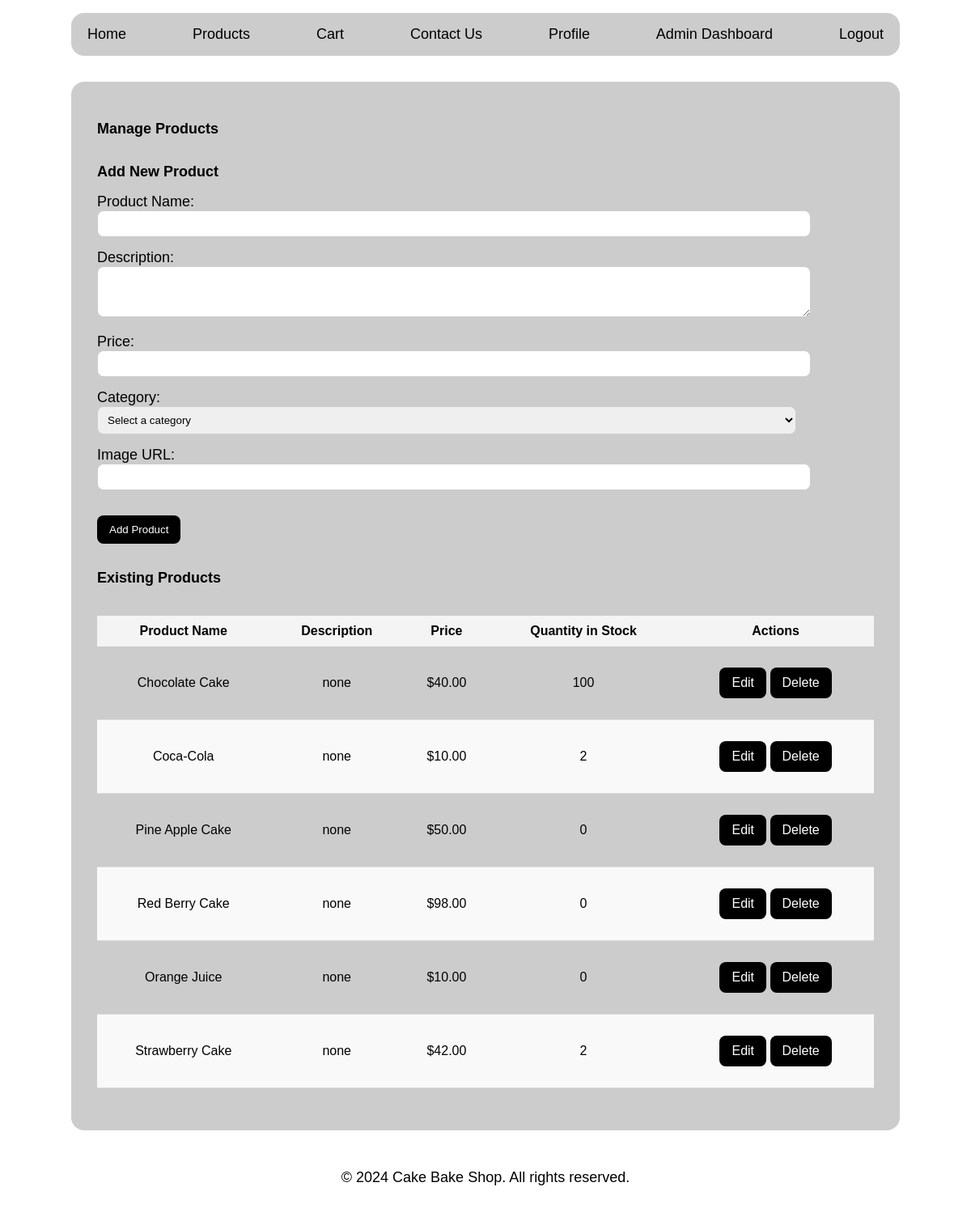
The app's page /manage_products.php (signed in), older data.
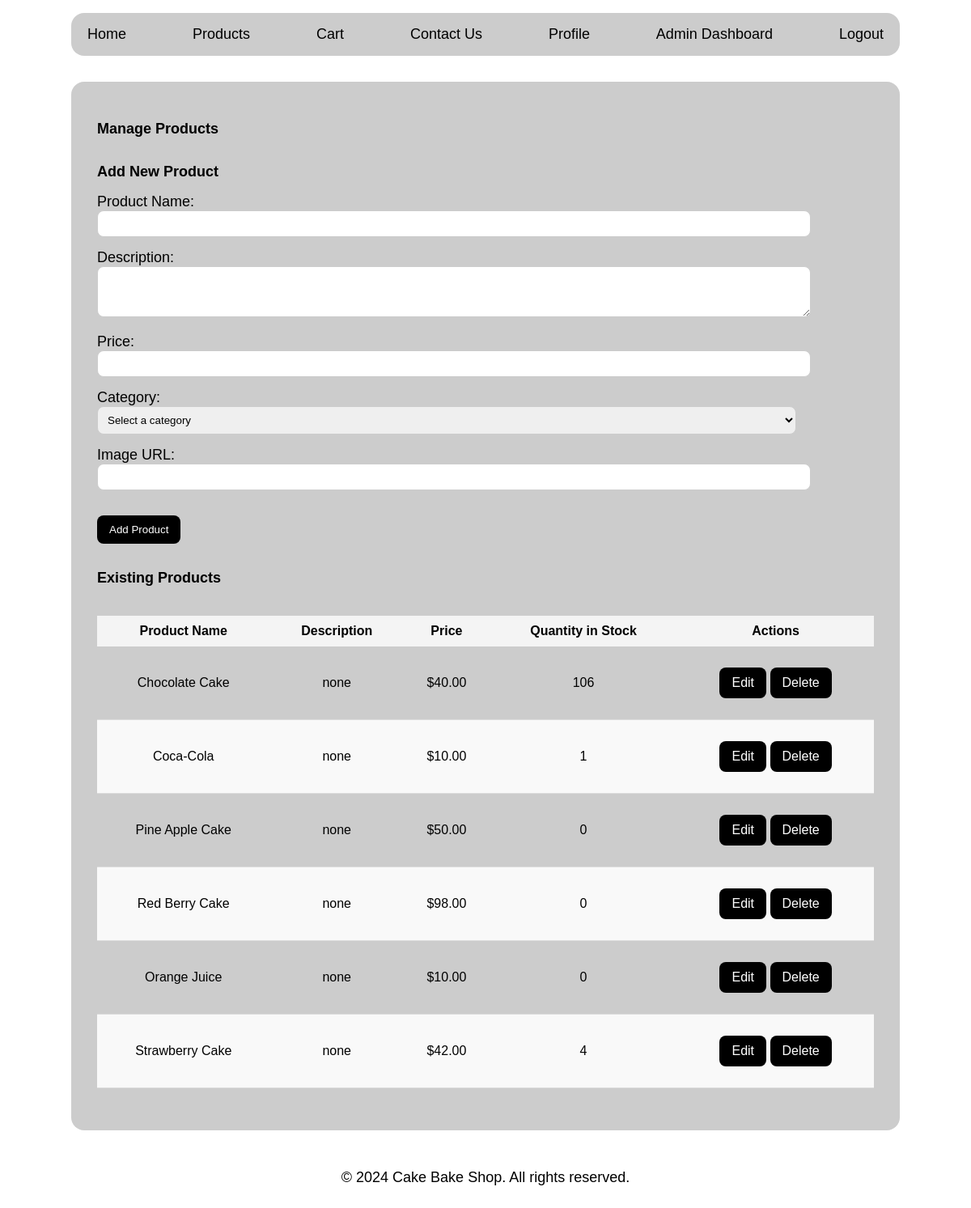
The same page, newer data.
### tables this page shows
CREATE TABLE IF NOT EXISTS `products` (
  `id` int NOT NULL AUTO_INCREMENT,
  `name` varchar(100) NOT NULL,
  `description` text,
  `price` decimal(10,2) NOT NULL,
  `category_id` int DEFAULT NULL,
  `image_url` varchar(255) DEFAULT NULL,
  `created_at` timestamp NULL DEFAULT CURRENT_TIMESTAMP,
  PRIMARY KEY (`id`),
  KEY `idx_product_category` (`category_id`)
);

CREATE TABLE IF NOT EXISTS `inventory` (
  `id` int NOT NULL AUTO_INCREMENT,
  `product_id` int NOT NULL,
  `quantity_in_stock` int NOT NULL DEFAULT '0',
  PRIMARY KEY (`id`),
  KEY `idx_inventory_product` (`product_id`)
);

### app/classes/Product.php (called while the page is built, shortened)
<?php
require_once 'Database.php';
class Product {
    private $conn;
    private $table = 'products';
    public function __construct() {
        $database = new Database();
        $this->conn = $database->getConnection();
    }
    public function getAll() {
        $query = "SELECT * FROM " . $this->table;
        $stmt = $this->conn->prepare($query);
        $stmt->execute();
        return $stmt->fetchAll(PDO::FETCH_ASSOC);
    }
}
?>

### app/classes/Database.php (called while the page is built, shortened)
<?php
class Database {
    private $host = 'localhost';
    private $db_name = 'inventory_management_system';
    private $username = 'root';
    private $password = '';
    public function getConnection() {
        $this->conn = null;
        try {
            $this->conn = new PDO("mysql:host={$this->host};dbname={$this->db_name}", $this->username, $this->password);
            $this->conn->setAttribute(PDO::ATTR_ERRMODE, PDO::ERRMODE_EXCEPTION);
        } catch (PDOException $exception) {
            echo "Connection error: " . $exception->getMessage();
        }
        return $this->conn;
    }
}
?>

### app/controllers/ProductController.php (called while the page is built, shortened)
<?php
require_once '../app/classes/Product.php';
class ProductController {
    private $product;
    public function __construct() {
        $this->product = new Product();
    }
    public function getAllProducts() {
        return $this->product->getAll();
    }
}
?>

### app/classes/Inventory.php (called while the page is built, shortened)
<?php
require_once 'Database.php';
class Inventory {
    private $conn;
    private $table = 'inventory';
    public function __construct() {
        $database = new Database();
        $this->conn = $database->getConnection();
    }
    public function getStock($product_id) {
        $query = "SELECT quantity_in_stock FROM " . $this->table . " WHERE product_id = :product_id LIMIT 1";
        $stmt = $this->conn->prepare($query);
        $stmt->bindParam(':product_id', $product_id);
        $stmt->execute();
        return $stmt->fetchColumn();
    }
}
?>

### app/controllers/InventoryController.php (called while the page is built, shortened)
<?php
require_once '../app/classes/Inventory.php';
class InventoryController {
    private $inventory;
    public function __construct() {
        $this->inventory = new Inventory();
    }
    public function getStock($product_id) {
        return $this->inventory->getStock($product_id);
    }
}
?>

### public/manage_products.php (the view, shortened to what this page needs)
<?php include '../templates/header.php'; ?>
<?php include '../templates/navbar.php'; ?>
<?php
require_once '../app/controllers/ProductController.php';
require_once '../app/controllers/InventoryController.php';
$productController = new ProductController();
$inventoryController = new InventoryController();
$products = $productController->getAllProducts();
?>
<div class="container">
    <h2>Manage Products</h2>
    <form id="addProductForm" action="process_add_product.php" method="POST">
        <h3>Add New Product</h3>
        <div class="form-group">
            <label for="product_name">Product Name:</label>
            <input type="text" id="product_name" name="product_name" required>
        </div>
        <div class="form-group">
            <label for="description">Description:</label>
            <textarea id="description" name="description" rows="3" required></textarea>
        </div>
        <div class="form-group">
            <label for="price">Price:</label>
            <input type="number" id="price" name="price" step="0.01" required>
        </div>
        <div class="form-group">
            <label for="category_id">Category:</label>
            <select id="category_id" name="category_id" required>
                <option value="">Select a category</option>
            </select>
        </div>
        <div class="form-group">
            <label for="image_url">Image URL:</label>
            <input type="text" id="image_url" name="image_url" required>
        </div>
        <button type="submit" class="btn-primary">Add Product</button>
    </form>
    <h3>Existing Products</h3>
    <table class="product-table">
        <thead>
            <tr>
                <th>Product Name</th>
                <th>Description</th>
                <th>Price</th>
                <th>Quantity in Stock</th>
                <th>Actions</th>
            </tr>
        </thead>
        <tbody>
            <?php foreach ($products as $prod): ?>
                <tr>
                    <td><?php echo htmlspecialchars($prod['name']); ?></td>
                    <td title="<?php echo htmlspecialchars($prod['description']); ?>">
                        <?php echo strlen($prod['description']) > 50 ? substr(htmlspecialchars($prod['description']), 0, 50) . '...' : htmlspecialchars($prod['description']); ?>
                    </td>
                    <td>$<?php echo number_format($prod['price'], 2); ?></td>
                    <td>
                        <?php
                        $stock = $inventoryController->getStock($prod['id']);
                        echo htmlspecialchars($stock);
                        ?>
                    </td>
                    <td>
                        <a href="edit_product.php?id=<?php echo $prod['id']; ?>" class="btn-secondary">Edit</a>
                        <a href="delete_product.php?id=<?php echo $prod['id']; ?>" class="btn-secondary" onclick='return confirm("Are you sure you want to delete this product?");'>Delete</a>
                    </td>
                </tr>
            <?php endforeach; ?>
        </tbody>
    </table>
</div>
<?php include '../templates/footer.php'; ?>

### templates/header.php (shortened to what this page needs)
<!DOCTYPE html>
<html lang="en">
<head>
    <link rel="stylesheet" href="css/styles.css">
</head>
<body>

### templates/navbar.php (shortened to what this page needs)
<nav>
    <ul>
        <li><a href="index.php">Home</a></li>
        <li><a href="product.php">Products</a></li>
        <li><a href="cart.php">Cart</a></li>
        <li><a href="contact.php">Contact Us</a></li>
        <?php if (isset($_SESSION['username'])): ?>
            <li><a href="profile.php">Profile</a></li>
            <?php if ($_SESSION['role'] === 'admin'): ?>
                <li><a href="admin_dashboard.php">Admin Dashboard</a></li>
            <?php endif; ?>
            <li><a href="logout.php">Logout</a></li>
        <?php else: ?>
            <li><a href="login.php">Login</a></li>
            <li><a href="register.php">Register</a></li>
        <?php endif; ?>
    </ul>
</nav>

### templates/footer.php
<footer>
        <p>&copy; <?php echo date("Y"); ?> Cake Bake Shop. All rights reserved.</p>
    </footer>
</body>
</html>

### public/css/styles.css (style rules this page uses)
body, h1, h2, h3, p { margin: 0; padding: 0; padding-top: 1rem; padding-bottom: 1rem; font-family: Arial, sans-serif; font-size: large; }
body { background-color: #fff; color: #000; display: flex; margin: 0; justify-content: space-between; align-items: center; min-height: 100vh; flex-direction: column; }
body { background-image: url('https://images.unsplash.com/photo-1707134657472-51902d2854a4?q=80&w=1970&auto=format&fit=crop&ixlib=rb-4.0.3&ixid=M3wxMjA3fDB8MHxwaG90by1wYWdlfHx8fGVufDB8fHx8fA%3D%3D'); background-size: cover; background-position: center; background-repeat: no-repeat; }
nav { display: flex; justify-content: center; align-items: center; width: 1024px; background-color: rgba(0, 0, 0, 0.2); border-radius: 1rem; padding-top: 1rem; padding-bottom: 1rem; transition: background-color 0.3s ease; }
nav ul { list-style: none; display: flex; flex-direction: row; margin: 0; padding: 0; width: 100%; justify-content: space-between; }
nav a { color: #000; text-decoration: none; padding: 10px 20px; border-radius: 0.5rem; transition: color 0.3s ease, transform 0.2s ease; }
table { width: 100%; border-collapse: collapse; margin: 20px 0; font-size: 16px; text-align: center; }
table thead th { background-color: #f4f4f4; padding: 10px; }
table tbody tr:nth-child(even) { background-color: #f9f9f9; }
table tbody td { padding: 10px; border-bottom: 1px solid #ddd; }
.container { max-width: 60rem; width: 90%; margin: 2rem auto; padding: 2rem; background-color: rgba(0, 0, 0, 0.2); border-radius: 1rem; }
.form-group { margin-bottom: 15px; }
.form-group label { display: block; }
.form-group input, .form-group textarea, .form-group select { width: 90%; padding: 8px; border: 1px solid #ccc; border-radius: 8px; }
.btn-primary, .btn-secondary { display: inline-block; background-color: #000; color: #fff; padding: 10px 15px; margin-top: 1rem; margin-bottom: 1rem; border: none; cursor: pointer; text-decoration: none; border-radius: 8px; }

Row changes from the older to the newer data that the page shows:
changed through a linked row, products "Chocolate Cake": id.quantity_in_stock "100" → "106"
changed through a linked row, products "Coca-Cola": id.quantity_in_stock "2" → "1"
changed through a linked row, products "Strawberry Cake": id.quantity_in_stock "2" → "4"
